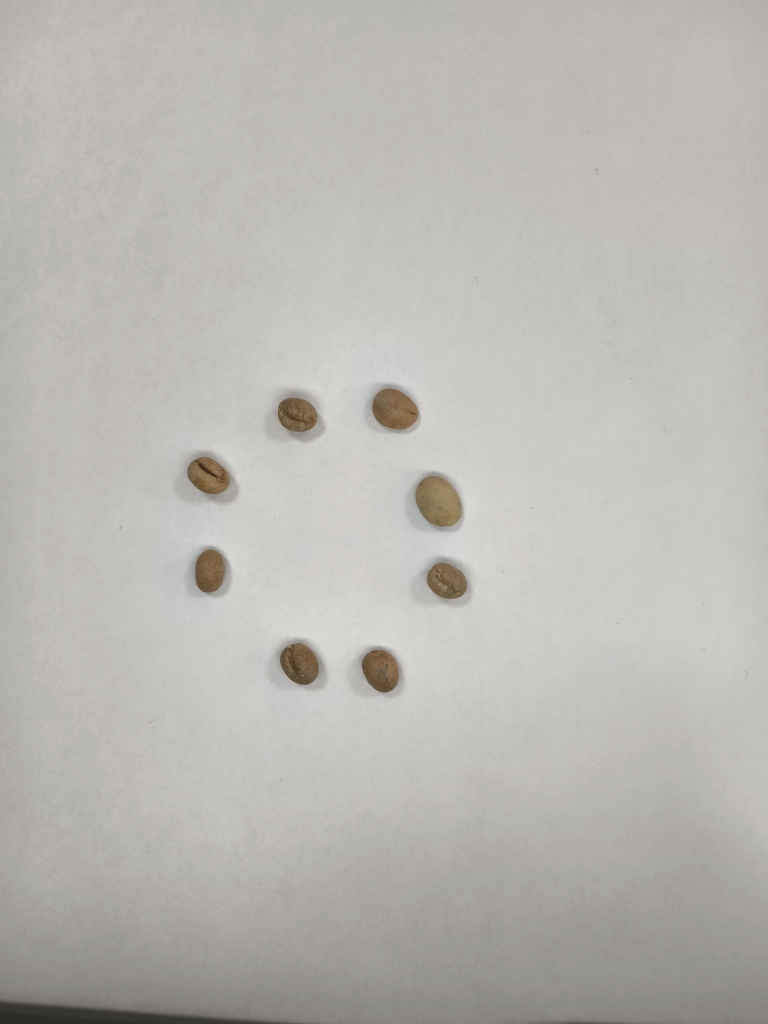
#> input picture track2/day-1/datasets/good/circle_good.jpg, 3072 x 4096 px (shown at 1/4 size); its folder holds only this picture in this run
$ python preview_auto_label.py
#> lines starting #> are read from the running program, lines starting #| are printed output that depends on the picture; after the words box and inside, x2 and y2 are one past the last pixel; in counts of white or black regions, pixels touching at a corner belong together
#!/usr/bin/env python3
"""
ตัวอย่างสคริปต์ Auto-Label & Auto-Crop เมล็ดกาแฟด้วย OpenCV
สำหรับตรวจสอบความแม่นยำของกรอบ Bounding Box และภาพ Crop รายเม็ดทั้ง 7 คลาส

ผลลัพธ์ที่ได้จะถูกบันทึกไว้ในโฟลเดอร์:
  track2/day-1/auto_label_preview/
  ├── summary_all_21_images.jpg     <-- ภาพรวมทั้ง 21 รูปพร้อมตีกรอบ Bounding Box
  ├── crops_grid_by_class/          <-- ภาพรวมเมล็ดที่ถูก Crop แยกตามคลาส (ตรวจดูง่ายในภาพเดียว)
  ├── annotated_images/             <-- ภาพเต็มแต่ละรูปที่วาดเส้น Contour (สีเขียว) + กรอบ YOLO (สีฟ้า)
  ├── crops/                        <-- ภาพเมล็ดเดี่ยวๆ ที่ตัดออกมาแยกตามโฟลเดอร์ 7 คลาส
  └── yolo_labels/                  <-- ไฟล์ .txt ฟอร์แมต YOLO (เปิดแก้ไขต่อใน LabelImg ได้ทันที)
"""

import argparse
from pathlib import Path
from typing import List, Tuple, Dict, Any

import cv2
import numpy as np
from PIL import Image, ImageOps

# ลำดับคลาสตามสเปก INFER_SPEC.md
CLASSES = [
    "good",
    "shell",
    "black",
    "husk",
    "broken",
    "parchment",
    "immature",
]


def load_image_exif_corrected(img_path: Path) -> np.ndarray:
    """อ่านภาพพร้อมปรับหมุนตาม EXIF Orientation ให้ถูกต้องตาม INFER_SPEC.md"""
    pil_img = Image.open(img_path)
    pil_img = ImageOps.exif_transpose(pil_img).convert("RGB")
    return cv2.cvtColor(np.array(pil_img), cv2.COLOR_RGB2BGR)


def detect_beans_opencv(
    img_bgr: np.ndarray,
    work_scale: float = 0.25,
    pad_ratio: float = 0.08,
) -> List[Dict[str, Any]]:
    """
    ตรวจจับเมล็ดกาแฟทุกเม็ดบนพื้นหลังกระดาษขาวด้วย OpenCV
    โดยใช้การลบพื้นหลังท้องถิ่น (Local Illumination Normalization) + สี CIE L*a*b*
    ทำให้ทนต่อแสงเงาไล่เฉดบนกระดาษ และตัดขอบโต๊ะด้านล่างออกอัตโนมัติ
    """
    orig_h, orig_w = img_bgr.shape[:2]
    ws_w = int(round(orig_w * work_scale))
    ws_h = int(round(orig_h * work_scale))
    small = cv2.resize(img_bgr, (ws_w, ws_h), interpolation=cv2.INTER_AREA)

    # 1. แปลงเป็น CIE L*a*b* และ HSV เพื่อจับทั้งเม็ดสีเข้ม (black/husk) และเม็ดสีเหลืองอ่อน (parchment/immature)
    lab = cv2.cvtColor(small, cv2.COLOR_BGR2Lab).astype(np.float32)
    L_chan, a_chan, b_chan = cv2.split(lab)

    # ประมาณค่าแสงพื้นหลังกระดาษด้วย GaussianBlur ขนาดใหญ่กว่าเมล็ดกาแฟ
    bg_L = cv2.GaussianBlur(L_chan, (151, 151), 0)
    bg_a = cv2.GaussianBlur(a_chan, (151, 151), 0)
    bg_b = cv2.GaussianBlur(b_chan, (151, 151), 0)

    # ความมืดกว่ากระดาษ (Darkness diff) + ความต่างของสี (Chroma diff สำหรับเม็ดสีอ่อนแต่ติดเหลือง/น้ำตาล)
    dark_diff = np.clip(bg_L - L_chan, 0, 255)
    chroma_diff = np.sqrt(np.maximum(0.0, (a_chan - bg_a) ** 2 + (b_chan - bg_b) ** 2))

    # รวมคะแนนความต่างจากพื้นหลังกระดาษ (ถ่วงน้ำหนักสีเพื่อให้เม็ดสีอ่อนเด่นชัด และไม่จับเงาจางๆ บนกระดาษ)
    fg_score = dark_diff * 0.75 + chroma_diff * 1.85
    fg_score_u8 = np.clip(fg_score, 0, 255).astype(np.uint8)
    fg_score_u8 = cv2.GaussianBlur(fg_score_u8, (5, 5), 0)

    # 2. ตัดขอบภาพด้านนอก (ป้องกันขอบโต๊ะสีดำด้านล่างและมุมภาพ)
    margin_x = int(ws_w * 0.05)
    margin_top = int(ws_h * 0.05)
    margin_bot = int(ws_h * 0.88)  # ขอบโต๊ะมักอยู่ล่างสุดของเฟรม
    roi_mask = np.zeros_like(fg_score_u8)
    roi_mask[margin_top:margin_bot, margin_x : ws_w - margin_x] = 255
    fg_masked = cv2.bitwise_and(fg_score_u8, fg_score_u8, mask=roi_mask)

    # 3. Otsu Thresholding + เกณฑ์ขั้นต่ำเพื่อตัดเงาจางๆ รอบเมล็ด
    otsu_val, _ = cv2.threshold(
        fg_masked[margin_top:margin_bot, margin_x : ws_w - margin_x],
        0,
        255,
        cv2.THRESH_BINARY + cv2.THRESH_OTSU,
    )
    thresh_val = max(28.0, float(otsu_val) * 1.08)
    _, binary = cv2.threshold(fg_masked, thresh_val, 255, cv2.THRESH_BINARY)

    # 4. Morphology ตัดจุดฝุ่นผงและปิดรูเล็กๆ โดยไม่เชื่อมเมล็ดที่วางใกล้กัน
    kernel_open = cv2.getStructuringElement(cv2.MORPH_ELLIPSE, (5, 5))
    kernel_close = cv2.getStructuringElement(cv2.MORPH_ELLIPSE, (5, 5))
    binary = cv2.morphologyEx(binary, cv2.MORPH_OPEN, kernel_open, iterations=1)
    binary = cv2.morphologyEx(binary, cv2.MORPH_CLOSE, kernel_close, iterations=1)

    # 5. แยกเมล็ดที่อาจวางชิดกันด้วย Distance Transform + Watershed (กรณีเงาเชื่อมกัน)
    raw_contours, _ = cv2.findContours(binary, cv2.RETR_EXTERNAL, cv2.CHAIN_APPROX_SIMPLE)
    img_area = ws_w * ws_h
    min_bean_area = img_area * 0.00045
    max_bean_area = img_area * 0.04000

    valid_areas = [cv2.contourArea(c) for c in raw_contours if min_bean_area <= cv2.contourArea(c) <= max_bean_area]
    median_area = float(np.median(valid_areas)) if valid_areas else (img_area * 0.002)

    contours = []
    for cnt in raw_contours:
        area = cv2.contourArea(cnt)
        if not (min_bean_area <= area <= max_bean_area):
            continue
        # ถ้าก้อนไหนใหญ่เกิน 1.55 เท่าของขนาดเมล็ดปกติ แปลว่ามี 2 เม็ดเชื่อมกัน -> แยกด้วย Distance Transform
        if area > median_area * 1.55:
            mask_single = np.zeros_like(binary)
            cv2.drawContours(mask_single, [cnt], -1, 255, -1)
            dist = cv2.distanceTransform(mask_single, cv2.DIST_L2, 5)
            _, sure_fg = cv2.threshold(dist, 0.45 * dist.max(), 255, 0)
            sure_fg = sure_fg.astype(np.uint8)
            n_labels, labels = cv2.connectedComponents(sure_fg)
            if n_labels > 2:  # แยกได้มากกว่า 1 เม็ด
                markers = labels + 1
                unknown = cv2.subtract(mask_single, sure_fg)
                markers[unknown == 255] = 0
                ws_input = cv2.cvtColor(mask_single, cv2.COLOR_GRAY2BGR)
                cv2.watershed(ws_input, markers)
                for lbl in range(2, n_labels + 1):
                    sub_mask = np.uint8(markers == lbl) * 255
                    sub_cnts, _ = cv2.findContours(sub_mask, cv2.RETR_EXTERNAL, cv2.CHAIN_APPROX_SIMPLE)
                    if sub_cnts:
                        contours.append(max(sub_cnts, key=cv2.contourArea))
                continue
        contours.append(cnt)

    beans: List[Dict[str, Any]] = []
    for cnt in contours:
        area = cv2.contourArea(cnt)
        if not (min_bean_area <= area <= max_bean_area):
            continue

        x, y, w, h = cv2.boundingRect(cnt)
        aspect_ratio = max(w, h) / max(min(w, h), 1)
        if aspect_ratio > 3.5:
            continue  # กรองเส้นยาวผิดปกติ

        # แปลงพิกัดกลับเป็นสเกลภาพต้นฉบับ (3072x4096)
        cnt_orig = (cnt.astype(np.float32) / work_scale).astype(np.int32)
        x1 = int(round(x / work_scale))
        y1 = int(round(y / work_scale))
        bw = int(round(w / work_scale))
        bh = int(round(h / work_scale))
        x2 = x1 + bw
        y2 = y1 + bh

        # เผื่อขอบ (Padding) เล็กน้อยสำหรับภาพ Crop และกรอบ Bounding Box
        pad_x = int(round(bw * pad_ratio))
        pad_y = int(round(bh * pad_ratio))
        px1 = max(0, x1 - pad_x)
        py1 = max(0, y1 - pad_y)
        px2 = min(orig_w, x2 + pad_x)
        py2 = min(orig_h, y2 + pad_y)

        hull = cv2.convexHull(cnt)
        hull_area = cv2.contourArea(hull)
        solidity = float(area / hull_area) if hull_area > 0 else 1.0

        beans.append(
            {
                "bbox_tight": (x1, y1, x2, y2),
                "bbox_padded": (px1, py1, px2, py2),
                "center": ((x1 + x2) / 2.0, (y1 + y2) / 2.0),
                "contour": cnt_orig,
                "solidity": round(solidity, 3),
                "area_px": int(round(area / (work_scale**2))),
            }
        )

    # เรียงลำดับเมล็ดจากบนลงล่าง ซ้ายไปขวา เพื่อให้นับตรวจเช็คง่าย
    beans.sort(key=lambda b: (int(b["center"][1] // 250), b["center"][0]))
    return beans


def make_class_crops_sheet(crops: List[np.ndarray], class_name: str, cols: int = 5) -> np.ndarray:
    """สร้างภาพตารางรวมเมล็ดที่ถูก Crop ออกมาทั้งหมดของแต่ละคลาส"""
    cell_size = 200
    n = len(crops)
    rows = max(1, (n + cols - 1) // cols)
    header_h = 60
    sheet = np.full((header_h + rows * cell_size, cols * cell_size, 3), 245, dtype=np.uint8)

    cv2.putText(
        sheet,
        f"Class: {class_name} | Total Cropped Beans: {n}",
        (20, 40),
        cv2.FONT_HERSHEY_SIMPLEX,
        1.0,
        (20, 20, 20),
        2,
        cv2.LINE_AA,
    )

    for idx, crop in enumerate(crops):
        r = idx // cols
        c = idx % cols
        ch, cw = crop.shape[:2]
        scale = min((cell_size - 24) / max(cw, 1), (cell_size - 24) / max(ch, 1))
        nw, nh = max(1, int(round(cw * scale))), max(1, int(round(ch * scale)))
        resized = cv2.resize(crop, (nw, nh), interpolation=cv2.INTER_AREA)

        y0 = header_h + r * cell_size + (cell_size - nh) // 2
        x0 = c * cell_size + (cell_size - nw) // 2
        sheet[y0 : y0 + nh, x0 : x0 + nw] = resized

        # วาดกรอบช่องและหมายเลขเมล็ด
        cv2.rectangle(
            sheet,
            (c * cell_size + 4, header_h + r * cell_size + 4),
            ((c + 1) * cell_size - 4, header_h + (r + 1) * cell_size - 4),
            (200, 200, 200),
            1,
        )
        cv2.putText(
            sheet,
            f"#{idx + 1}",
            (c * cell_size + 10, header_h + r * cell_size + 24),
            cv2.FONT_HERSHEY_SIMPLEX,
            0.55,
            (0, 100, 200),
            2,
            cv2.LINE_AA,
        )

    return sheet


def main():
    parser = argparse.ArgumentParser(description="Preview OpenCV Auto-Label & Auto-Crop on Coffee Dataset")
    parser.add_argument(
        "--dataset-dir",
        type=Path,
        default=Path(__file__).resolve().parent / "datasets",
        help="Path to datasets folder",
    )
    parser.add_argument(
        "--out-dir",
        type=Path,
        default=Path(__file__).resolve().parent / "auto_label_preview",
        help="Output folder for visual verification and YOLO labels",
    )
    args = parser.parse_args()

    out_annotated = args.out_dir / "annotated_images"
    out_crops = args.out_dir / "crops"
    out_crops_grid = args.out_dir / "crops_grid_by_class"
    out_yolo = args.out_dir / "yolo_labels"

    for d in (out_annotated, out_crops, out_crops_grid, out_yolo):
        d.mkdir(parents=True, exist_ok=True)

    # บันทึก classes.txt สำหรับเปิดใน LabelImg
    (out_yolo / "classes.txt").write_text("\n".join(CLASSES) + "\n", encoding="utf-8")

    summary_thumbs: List[np.ndarray] = []
    total_beans_all = 0

    print("=" * 65)
    print(f"{'CLASS':<12} | {'IMAGE':<22} | {'DETECTED BEANS':<15}")
    print("=" * 65)

    for cls_idx, cls_name in enumerate(CLASSES):
        cls_dir = args.dataset_dir / cls_name
        if not cls_dir.exists():
            print(f"[WARN] Missing folder: {cls_dir}")
            continue

        cls_crop_dir = out_crops / cls_name
        cls_crop_dir.mkdir(parents=True, exist_ok=True)
        for old_f in cls_crop_dir.glob("*.jpg"):
            old_f.unlink()
        (out_yolo / cls_name).mkdir(parents=True, exist_ok=True)

        cls_crops_list: List[np.ndarray] = []
        img_files = sorted(
            [p for p in cls_dir.iterdir() if p.suffix.lower() in (".jpg", ".jpeg", ".png")]
        )

        for img_path in img_files:
            img_bgr = load_image_exif_corrected(img_path)
#> in load_image_exif_corrected, pil_img is the input picture: PIL image 3072x4096 RGB; mean R, G, B 185.8, 183.7, 179.6
            orig_h, orig_w = img_bgr.shape[:2]
            beans = detect_beans_opencv(img_bgr)
#> in detect_beans_opencv, `lab = cv2.cvtColor(small, cv2.COLOR_BGR2Lab).astype(np.float32)`:
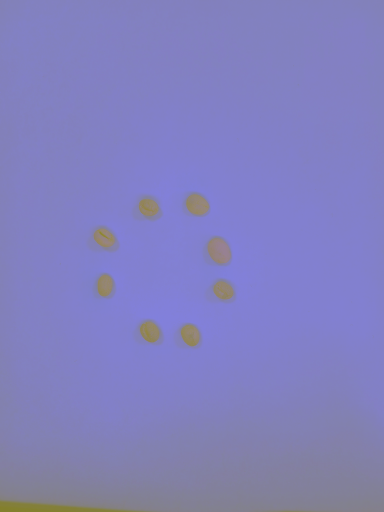
#> lab: shape (1024, 768, 3) float32 (shown at 1/2 size); mean B, G, R 190.5, 128.1, 129
#> in detect_beans_opencv, `chroma_diff = np.sqrt(np.maximum(0.0, (a_chan - bg_a) ** 2 + (b_chan -..`:
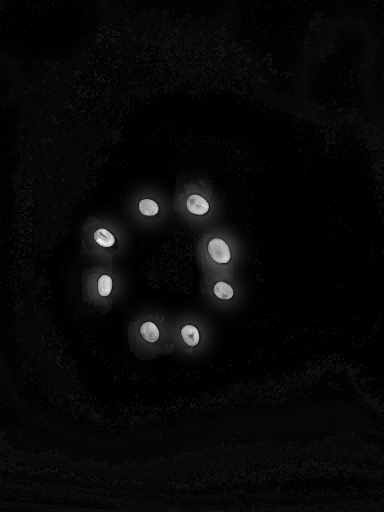
#> chroma_diff: shape (1024, 768) float32 (shown at 1/2 size); min 0.000409, max 19.8, mean 0.667; drawn with min black and max white
#> in detect_beans_opencv, `otsu_val, _ = cv2.threshold( fg_masked[margin_top:margin_bot, margin_x..`: otsu_val = 34
#> in detect_beans_opencv, `thresh_val = max(28.0, float(otsu_val) * 1.08)`: thresh_val = 36.72
#> in detect_beans_opencv, `_, binary = cv2.threshold(fg_masked, thresh_val, 255, cv2.THRESH_BINARY)`:
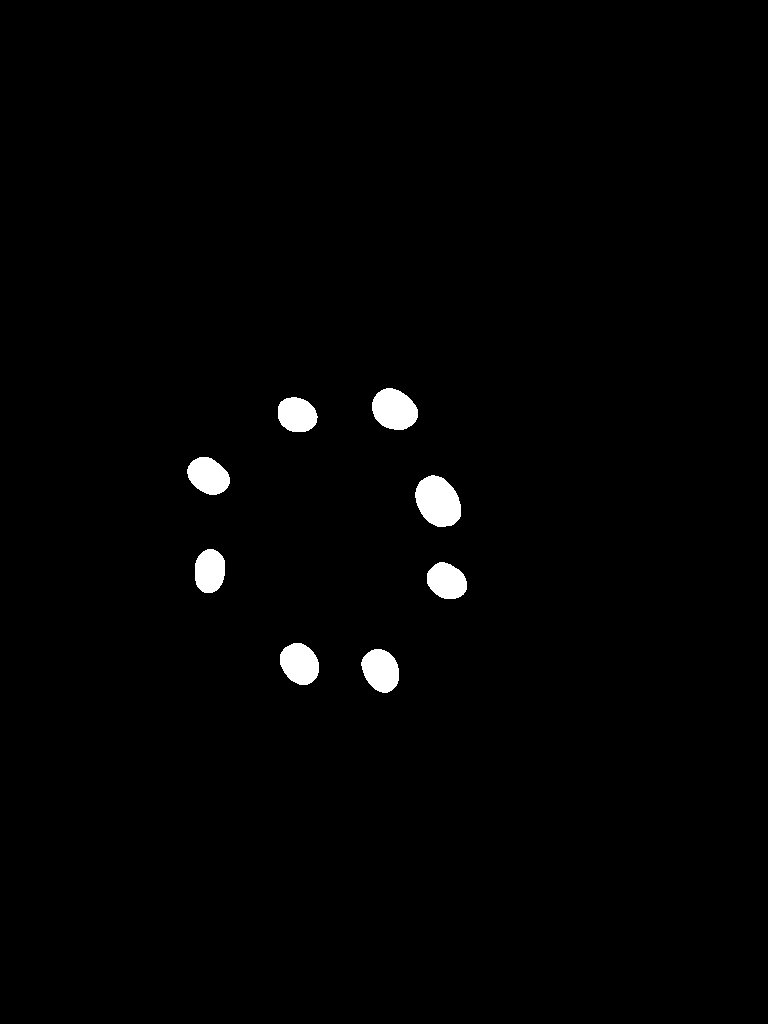
#> binary: shape (1024, 768); 1.3% white; 8 white regions, largest, box (x1, y1, x2, y2) and area: (415, 475, 461, 527) 1787, (372, 388, 418, 430) 1465, (361, 649, 399, 693) 1257
#> in detect_beans_opencv, `raw_contours, _ = cv2.findContours(binary, cv2.RETR_EXTERNAL, cv2.CHAI..`: raw_contours = 8 contours; box (x1, y1, x2, y2) and area: (415, 475, 461, 527) 1719, (372, 388, 418, 430) 1403, (361, 649, 399, 693) 1200, (280, 643, 319, 685) 1200, (187, 457, 230, 495) 1138, (427, 562, 467, 599) 1074, (278, 397, 317, 432) 1048, (195, 549, 225, 593) 1034
#> in detect_beans_opencv, `valid_areas = [cv2.contourArea(c) for c in raw_contours if min_bean_ar..`: valid_areas = [1199.5, 1199.5, 1073.5, 1034.5, 1719, 1137.5, 1048, 1403]
#> in detect_beans_opencv, `median_area = float(np.median(valid_areas)) if valid_areas else (img_a..`: median_area = 1168.5
#> the loop in detect_beans_opencv, `for cnt in raw_contours:` made 8 passes
#> area on passes 1 to 8: 1199.5, 1199.5, 1073.5, 1034.5, 1719, 1137.5, 1048, 1403
#> after the loop in detect_beans_opencv, `for cnt in raw_contours:`: contours has the same summary as raw_contours
#> the loop in detect_beans_opencv, `for cnt in contours:` made 8 passes
#> (area, x, y, w, h, aspect_ratio, x1, y1) on passes 1 to 8: (1199.5, 361, 649, 38, 44, 1.16, 1444, 2596), (1199.5, 280, 643, 39, 42, 1.08, 1120, 2572), (1073.5, 427, 562, 40, 37, 1.08, 1708, 2248), (1034.5, 195, 549, 30, 44, 1.47, 780, 2196), (1719, 415, 475, 46, 52, 1.13, 1660, 1900), (1137.5, 187, 457, 43, 38, 1.13, 748, 1828), (1048, 278, 397, 39, 35, 1.11, 1112, 1588), (1403, 372, 388, 46, 42, 1.1, 1488, 1552)
#> after the loop in detect_beans_opencv, `for cnt in contours:`: beans = 8 items
#> beans = 8 items
            total_beans_all += len(beans)
#> total_beans_all = 8

            print(f"{cls_name:<12} | {img_path.name:<22} | {len(beans)} beans")
#| good         | circle_good.jpg        | 8 beans

            vis = img_bgr.copy()
            yolo_lines: List[str] = []

            for b_idx, b in enumerate(beans, start=1):
                px1, py1, px2, py2 = b["bbox_padded"]
                tx1, ty1, tx2, ty2 = b["bbox_tight"]

                # 1. เซฟภาพ Crop รายเม็ด
                crop_img = img_bgr[py1:py2, px1:px2]
                crop_name = f"{img_path.stem}_bean_{b_idx:02d}.jpg"
                cv2.imwrite(str(out_crops / cls_name / crop_name), crop_img)
                cls_crops_list.append(crop_img)

                # 2. คำนวณพิกัด YOLO format: <class_id> <cx_norm> <cy_norm> <w_norm> <h_norm>
                cx_norm = ((px1 + px2) / 2.0) / orig_w
                cy_norm = ((py1 + py2) / 2.0) / orig_h
                w_norm = (px2 - px1) / orig_w
                h_norm = (py2 - py1) / orig_h
                yolo_lines.append(
                    f"{cls_idx} {cx_norm:.6f} {cy_norm:.6f} {w_norm:.6f} {h_norm:.6f}"
                )

                # 3. วาดเส้น Contour เมล็ด (สีเขียว) + กรอบ YOLO Padded Box (สีแดง/ฟ้า) ลงบนภาพตรวจสอบ
                cv2.drawContours(vis, [b["contour"]], -1, (0, 230, 0), 6)
                cv2.rectangle(vis, (px1, py1), (px2, py2), (255, 80, 0), 6)
                cv2.putText(
                    vis,
                    f"#{b_idx} {cls_name}",
                    (px1, max(45, py1 - 12)),
                    cv2.FONT_HERSHEY_SIMPLEX,
                    1.4,
                    (0, 0, 220),
                    4,
                    cv2.LINE_AA,
                )
#> this loop made 8 passes
#> (px1, py1, px2, py2, tx1, ty1, tx2, ty2) on passes 1 to 8: (1100, 1577, 1280, 1739, 1112, 1588, 1268, 1728), (1473, 1539, 1687, 1733, 1488, 1552, 1672, 1720), (734, 1816, 934, 1992, 748, 1828, 920, 1980), (1645, 1883, 1859, 2125, 1660, 1900, 1844, 2108), (770, 2182, 910, 2386, 780, 2196, 900, 2372), (1695, 2236, 1881, 2408, 1708, 2248, 1868, 2396), (1108, 2559, 1288, 2753, 1120, 2572, 1276, 2740), (1432, 2582, 1608, 2786, 1444, 2596, 1596, 2772)
#> pass 1, in main, `crop_img = img_bgr[py1:py2, px1:px2]`:
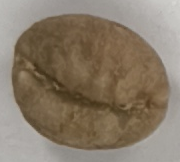
#> crop_img: shape (162, 180, 3); mean B, G, R 104.9, 122.3, 136
#> after the loop, cls_crops_list = 8 items; yolo_lines = 8 items

            # เขียนป้ายสรุปมุมบนซ้ายของภาพ
            cv2.rectangle(vis, (20, 20), (1350, 150), (30, 30, 30), -1)
            cv2.putText(
                vis,
                f"{img_path.name} -> Detected: {len(beans)} beans",
                (45, 105),
                cv2.FONT_HERSHEY_SIMPLEX,
                2.2,
                (0, 255, 255),
                5,
                cv2.LINE_AA,
            )

            # บันทึกภาพที่ตีกรอบแล้ว (ย่อลงครึ่งหนึ่งเพื่อให้เปิดดูง่ายและไฟล์ไม่ใหญ่เกินไป)
            vis_half = cv2.resize(vis, (orig_w // 2, orig_h // 2), interpolation=cv2.INTER_AREA)
            cv2.imwrite(str(out_annotated / f"annotated_{img_path.name}"), vis_half)

            # บันทึกไฟล์ Label .txt
            label_path = out_yolo / cls_name / f"{img_path.stem}.txt"
            label_path.write_text("\n".join(yolo_lines) + "\n", encoding="utf-8")

            # เก็บ Thumbnail สำหรับสร้างภาพรวม 21 รูป (ซูมเฉพาะโซนกลางภาพที่เมล็ดวางอยู่ให้เห็นชัดๆ)
            thumb = cv2.resize(vis, (450, 600), interpolation=cv2.INTER_AREA)
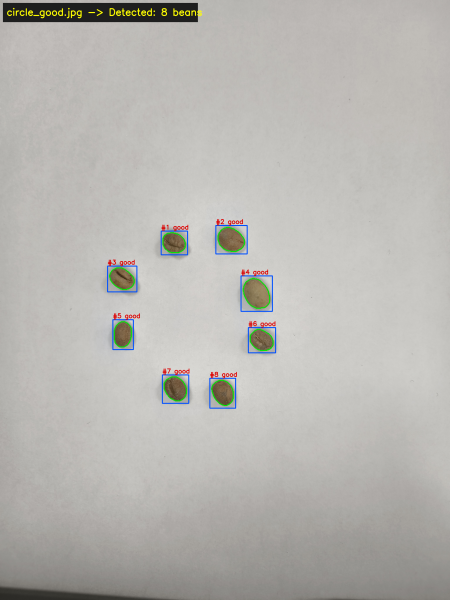
#> thumb: shape (600, 450, 3); mean B, G, R 177.1, 181.5, 183.1
            summary_thumbs.append(thumb)

        # สร้างแผ่นรวมภาพ Crop ของคลาสนี้
        class_sheet = make_class_crops_sheet(cls_crops_list, cls_name, cols=5)
#> in make_class_crops_sheet, `n = len(crops)`: n = 8
#> in make_class_crops_sheet, `rows = max(1, (n + cols - 1) // cols)`: rows = 2
#> in make_class_crops_sheet, `cv2.putText( sheet, f"Class: {class_name} | Total Cropped Beans: {n}",..`:
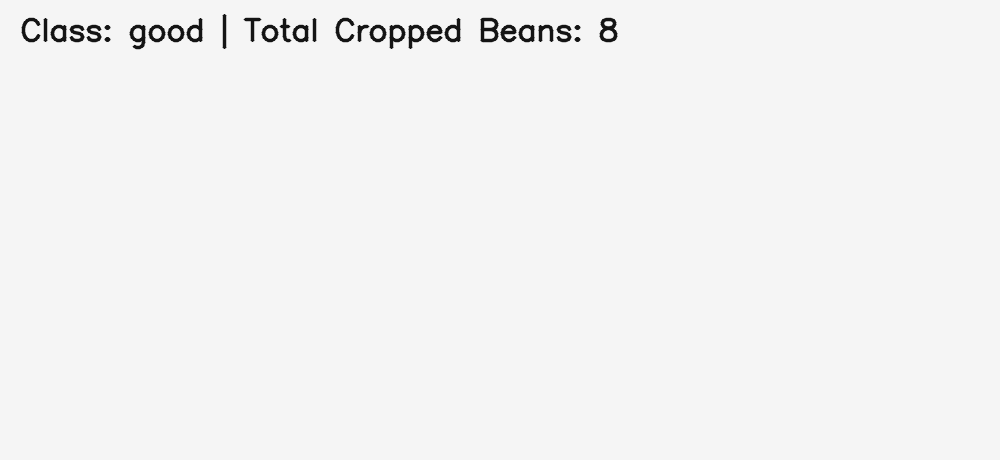
#> sheet: shape (460, 1000, 3); min 20, max 245, mean 242.8
#> the loop in make_class_crops_sheet, `for idx, crop in enumerate(crops):` made 8 passes
#> (r, c, ch, cw, scale, nw, nh, y0) on passes 1 to 8: (0, 0, 162, 180, 0.978, 176, 158, 81), (0, 1, 194, 214, 0.822, 176, 160, 80), (0, 2, 176, 200, 0.88, 176, 155, 82), (0, 3, 242, 214, 0.727, 156, 176, 72), (0, 4, 204, 140, 0.863, 121, 176, 72), (1, 0, 172, 186, 0.946, 176, 163, 278), (1, 1, 194, 180, 0.907, 163, 176, 272), (1, 2, 204, 176, 0.863, 152, 176, 272)
#> after the loop in make_class_crops_sheet, `for idx, crop in enumerate(crops):`:
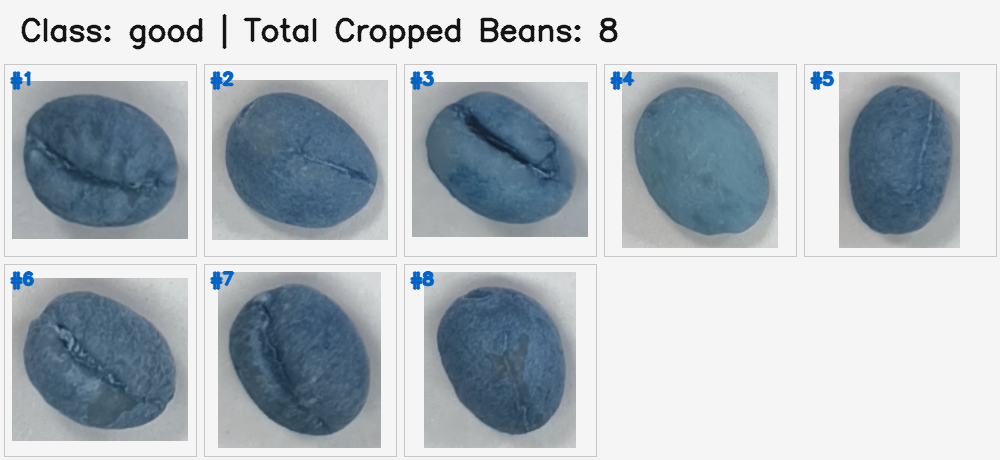
#> sheet: shape (460, 1000, 3); mean of channels 0, 1, 2 180, 188.4, 194.8; drawn as R, G, B
        cv2.imwrite(str(out_crops_grid / f"crops_{cls_name}.jpg"), class_sheet)

    # สร้างภาพรวมทั้ง 21 รูป (7 แถว x 3 คอลัมน์)
    if len(summary_thumbs) == 21:
        rows_imgs = []
        for r in range(7):
            row_concat = np.hstack(summary_thumbs[r * 3 : (r + 1) * 3])
            rows_imgs.append(row_concat)
        full_grid = np.vstack(rows_imgs)
        cv2.imwrite(str(args.out_dir / "summary_all_21_images.jpg"), full_grid)

    print("=" * 65)
    print(f"[SUCCESS] Total beans extracted across all 21 images: {total_beans_all}")
    print(f"[OUTPUT]  Saved visual verification files to: {args.out_dir}")


if __name__ == "__main__":
    main()
